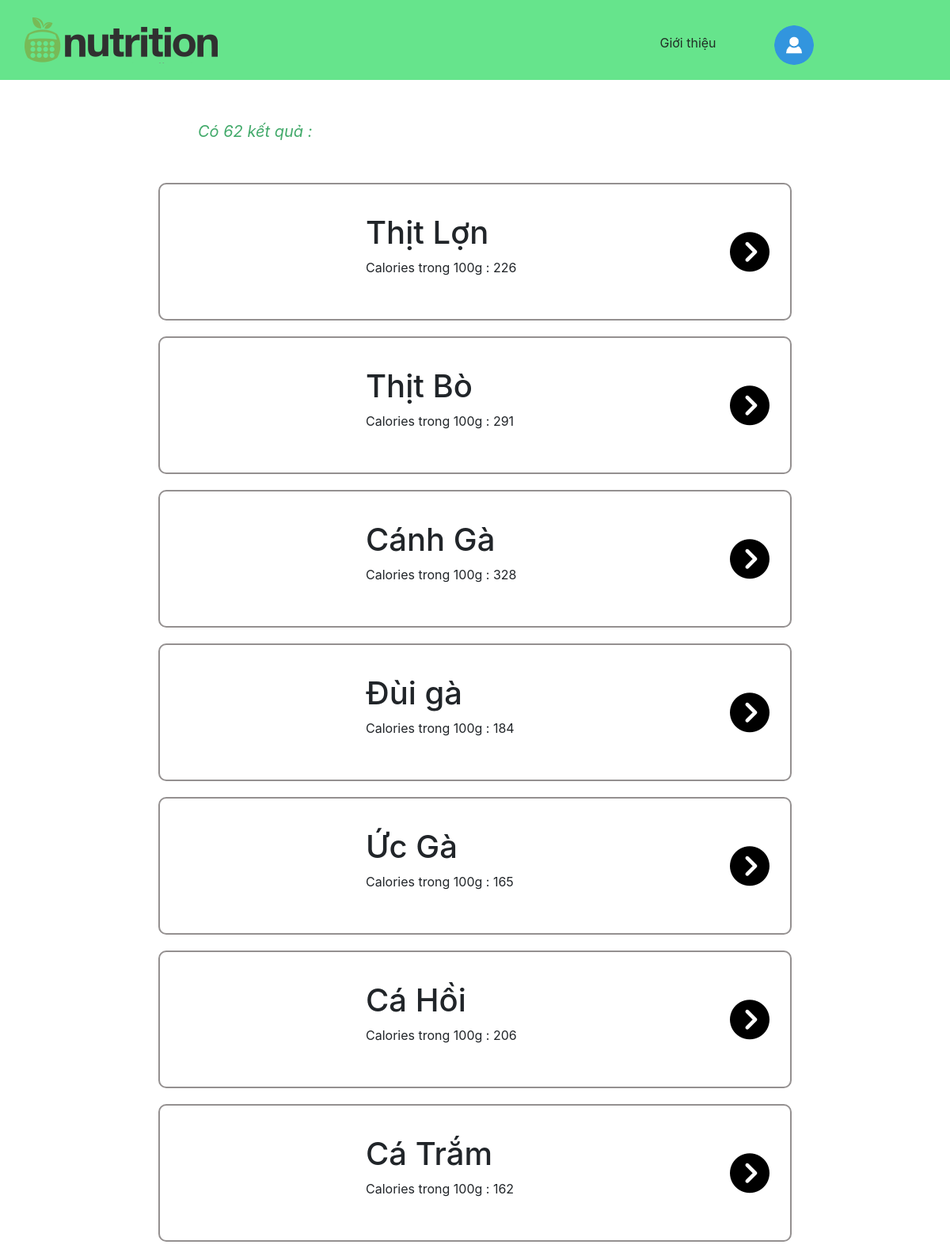
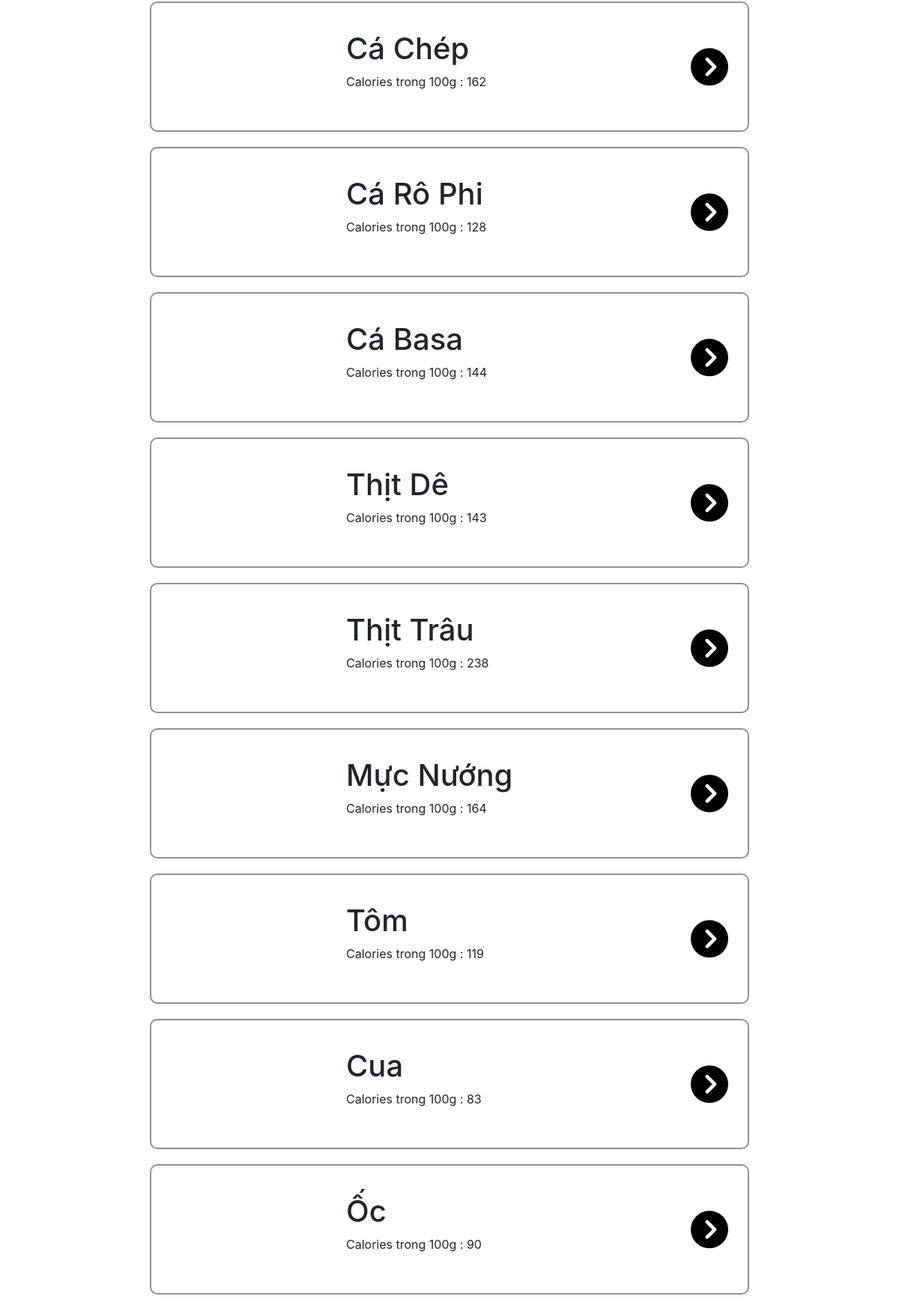
/pages/resultDn.php (upper part), run on the app's committed database (2 pictures, top to bottom).
### tables this page shows
CREATE TABLE `image_data` (
  `Maten` int(255) NOT NULL,
  `URL` text NOT NULL
);

CREATE TABLE `data` (
  `Maten` int(50) NOT NULL,
  `Maloai` int(200) DEFAULT NULL,
  `Tenmon` text NOT NULL,
  `Calories/100g` double NOT NULL,
  `TotalFat(g)` double NOT NULL,
  `Cholesterol(mg)` double NOT NULL,
  `Sodium(g)` double NOT NULL,
  `Protein(g)` double NOT NULL,
  `TotalCarbohydrates` double NOT NULL
);

### pages/resultDn.php (the view, shortened to what this page needs)
<?php
require 'db_connection.php';
 $searcht = $_POST['searcht'];
 $sql = "select * from data d join image_data i on i.Maten=d.Maten where Tenmon like '%$searcht%'";
  $result = $conn->query($sql);
 if ($result->num_rows > 0){
?>
<!DOCTYPE html>
<html lang="en">
<head>
    <link rel="stylesheet" href="../css/result.css">
    <link rel="stylesheet" href="https://maxcdn.bootstrapcdn.com/bootstrap/4.5.0/css/bootstrap.min.css">
</head>
<body>
<div class="header grid-container container-fluid" >
        <nav class="navbar navbar-expand-sm navbar-light ">
            <a  class="navbar-brand" href="../index.php">
            <img src="../img/logo.png" alt="logo" >
            </a>
            <ul class="navbar-nav mr-auto mt-2 mt-lg-0">
              <li class="nav-item ">
                <a class="nav-link active btn " href="#">Giới thiệu  </a>
              </li>
              <li class="nav-item">
              <a class="nav-link active btn " href="profile.php">
                <div class=" d-flex ">
                       <div style="margin-top :-10px" >
                       <img
                          class="rounded-circle"
                           alt="Cinque Terre"
                           src="../img/avatar.png"
                           height="50px"
                           width="50px"
                         />
                       </div>
                    </div>
               </a>
                </li>
            </ul>
        </nav>
        </div>
    <div class="home-body">
        <div class="results">
          <p class="result-mess">Có
               <?php echo mysqli_num_rows($result);?>
               kết quả : </p>
               <?php
                While( $row = $result -> fetch_array()){
               ?>
        <div class="result-1">
        <div class="img1" style="background-image: url(<?php echo $row['URL'] ?>);" >
        </div>
        <div class="infor">
        <?php
             echo "<h1>". $row["Tenmon"]."</h1>"."<p>"."Calories trong 100g : ". $row["Calories/100g"]."</p>";
        ?>
        </div>
           <form action="./inforDn.php?var=1" method ="get" class="more" >
                <button class="more" name='resultt' value=<?php echo $row["Maten"] ?> >
                  <i class="fas fa-chevron-circle-right" style="font-size: 50px;"></i>
                </button>
                </form>
             </div>
        <?php
                        }
                         } else {
                         echo "0 records";
                        }
                    ?>
               </div>
        </div>
</body>
</html>

### css/result.css (style rules this page uses)
body { margin: 0; font-family: 'Opensan'; }
.grid-container { background-color: rgb(86, 226, 128); padding: 0px; opacity: 0.9; }
.btn { margin-top: 25px; text-align: center; border: none; font-size: 20px; height: 60px; width: 200px; }
.result-mess { font-style: italic; font-size: 20px; margin: 50px; margin-left: 50px; color: rgb(67, 170, 107); }
.results { margin: auto; width: 800px; height: auto; }
.result-1 { margin-top: 20px; display: flex; border: 2px solid rgb(148, 144, 144); border-radius: 10px; }
.img1 { margin: 10px; height: 150px; width: 220px; background-image: none; background-repeat: no-repeat; background-position: center center; background-size: cover; }
.infor { margin: auto; margin-left: 20px; }
.more { margin: auto; height: 60px; margin-right: 10px; border: none; background-color: #fff; }

### data on the page
image_data: Maten.Tenmon "Thịt Lợn", Maten "226"
image_data: Maten.Tenmon "Thịt Bò", Maten "291"
image_data: Maten.Tenmon "Cánh Gà", Maten "328"
image_data: Maten.Tenmon "Đùi gà", Maten "184"
image_data: Maten.Tenmon "Ức Gà", Maten "165"
image_data: Maten.Tenmon "Cá Hồi", Maten "206"
image_data: Maten.Tenmon "Cá Trắm", Maten "162"
image_data: Maten.Tenmon "Cá Chép", Maten "162"
image_data: Maten.Tenmon "Cá Rô Phi", Maten "128"
image_data: Maten.Tenmon "Cá Basa", Maten "144"
image_data: Maten.Tenmon "Thịt Dê", Maten "143"
image_data: Maten.Tenmon "Thịt Trâu", Maten "238"
image_data: Maten.Tenmon "Mực Nướng", Maten "164"
image_data: Maten.Tenmon "Tôm", Maten "119"
image_data: Maten.Tenmon "Cua", Maten "83"
image_data: Maten.Tenmon "Ốc", Maten "90"

### other printed values
mysqli_num_rows($result) "62"
